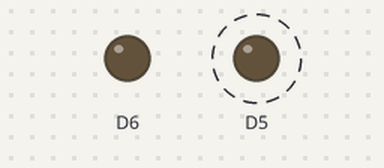
Recording of a sketch running on a simulated ESP8266 (Wemos D1 mini). On the bench: output pins drawn as LEDs (lit = HIGH). Dashed ring = blinking.

Above: at 0.5 s.
At 3.5 s:
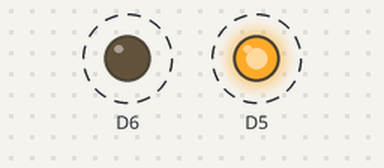
Timing chart, 0 to 4.6 s (numbered marks = the images above):
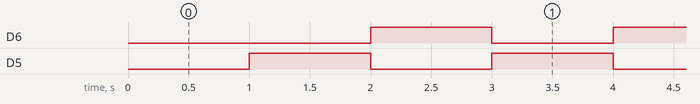

The sketch:

wemos-d1-mini-mainboard-hardware-test.ino
```cpp
/**
 * WEMOS D1 Mini Mainboard hardware test sketch
 *
 * This sketch is intended to verify the correct assembly
 * of the PCB. When running, it currently only blinks the
 * two LEDs on D5 and D6.
 *
 * Based on the BlinkWithoutDelay.ino sketch from the ESP8266
 * Arduino core.
 */

int ledState = LOW;

unsigned long previousMillis = 0;
const long interval = 1000;

void setup() {
  pinMode(D5, OUTPUT);
  pinMode(D6, OUTPUT);
  digitalWrite(D5, LOW);
  digitalWrite(D6, LOW);
}

void loop() {
  unsigned long currentMillis = millis();
  if (currentMillis - previousMillis >= interval) {
    previousMillis = currentMillis;
    ledState = invertLedState(ledState);
    digitalWrite(D5, ledState);
    digitalWrite(D6, invertLedState(ledState));
  }
}

int invertLedState(int ledState) {
  if (ledState == LOW) {
    return HIGH;
  }
  return LOW;
}
```

Measured:
- by itself, D6, D5: alternates HIGH for 1.0 s and LOW for 1.0 s
